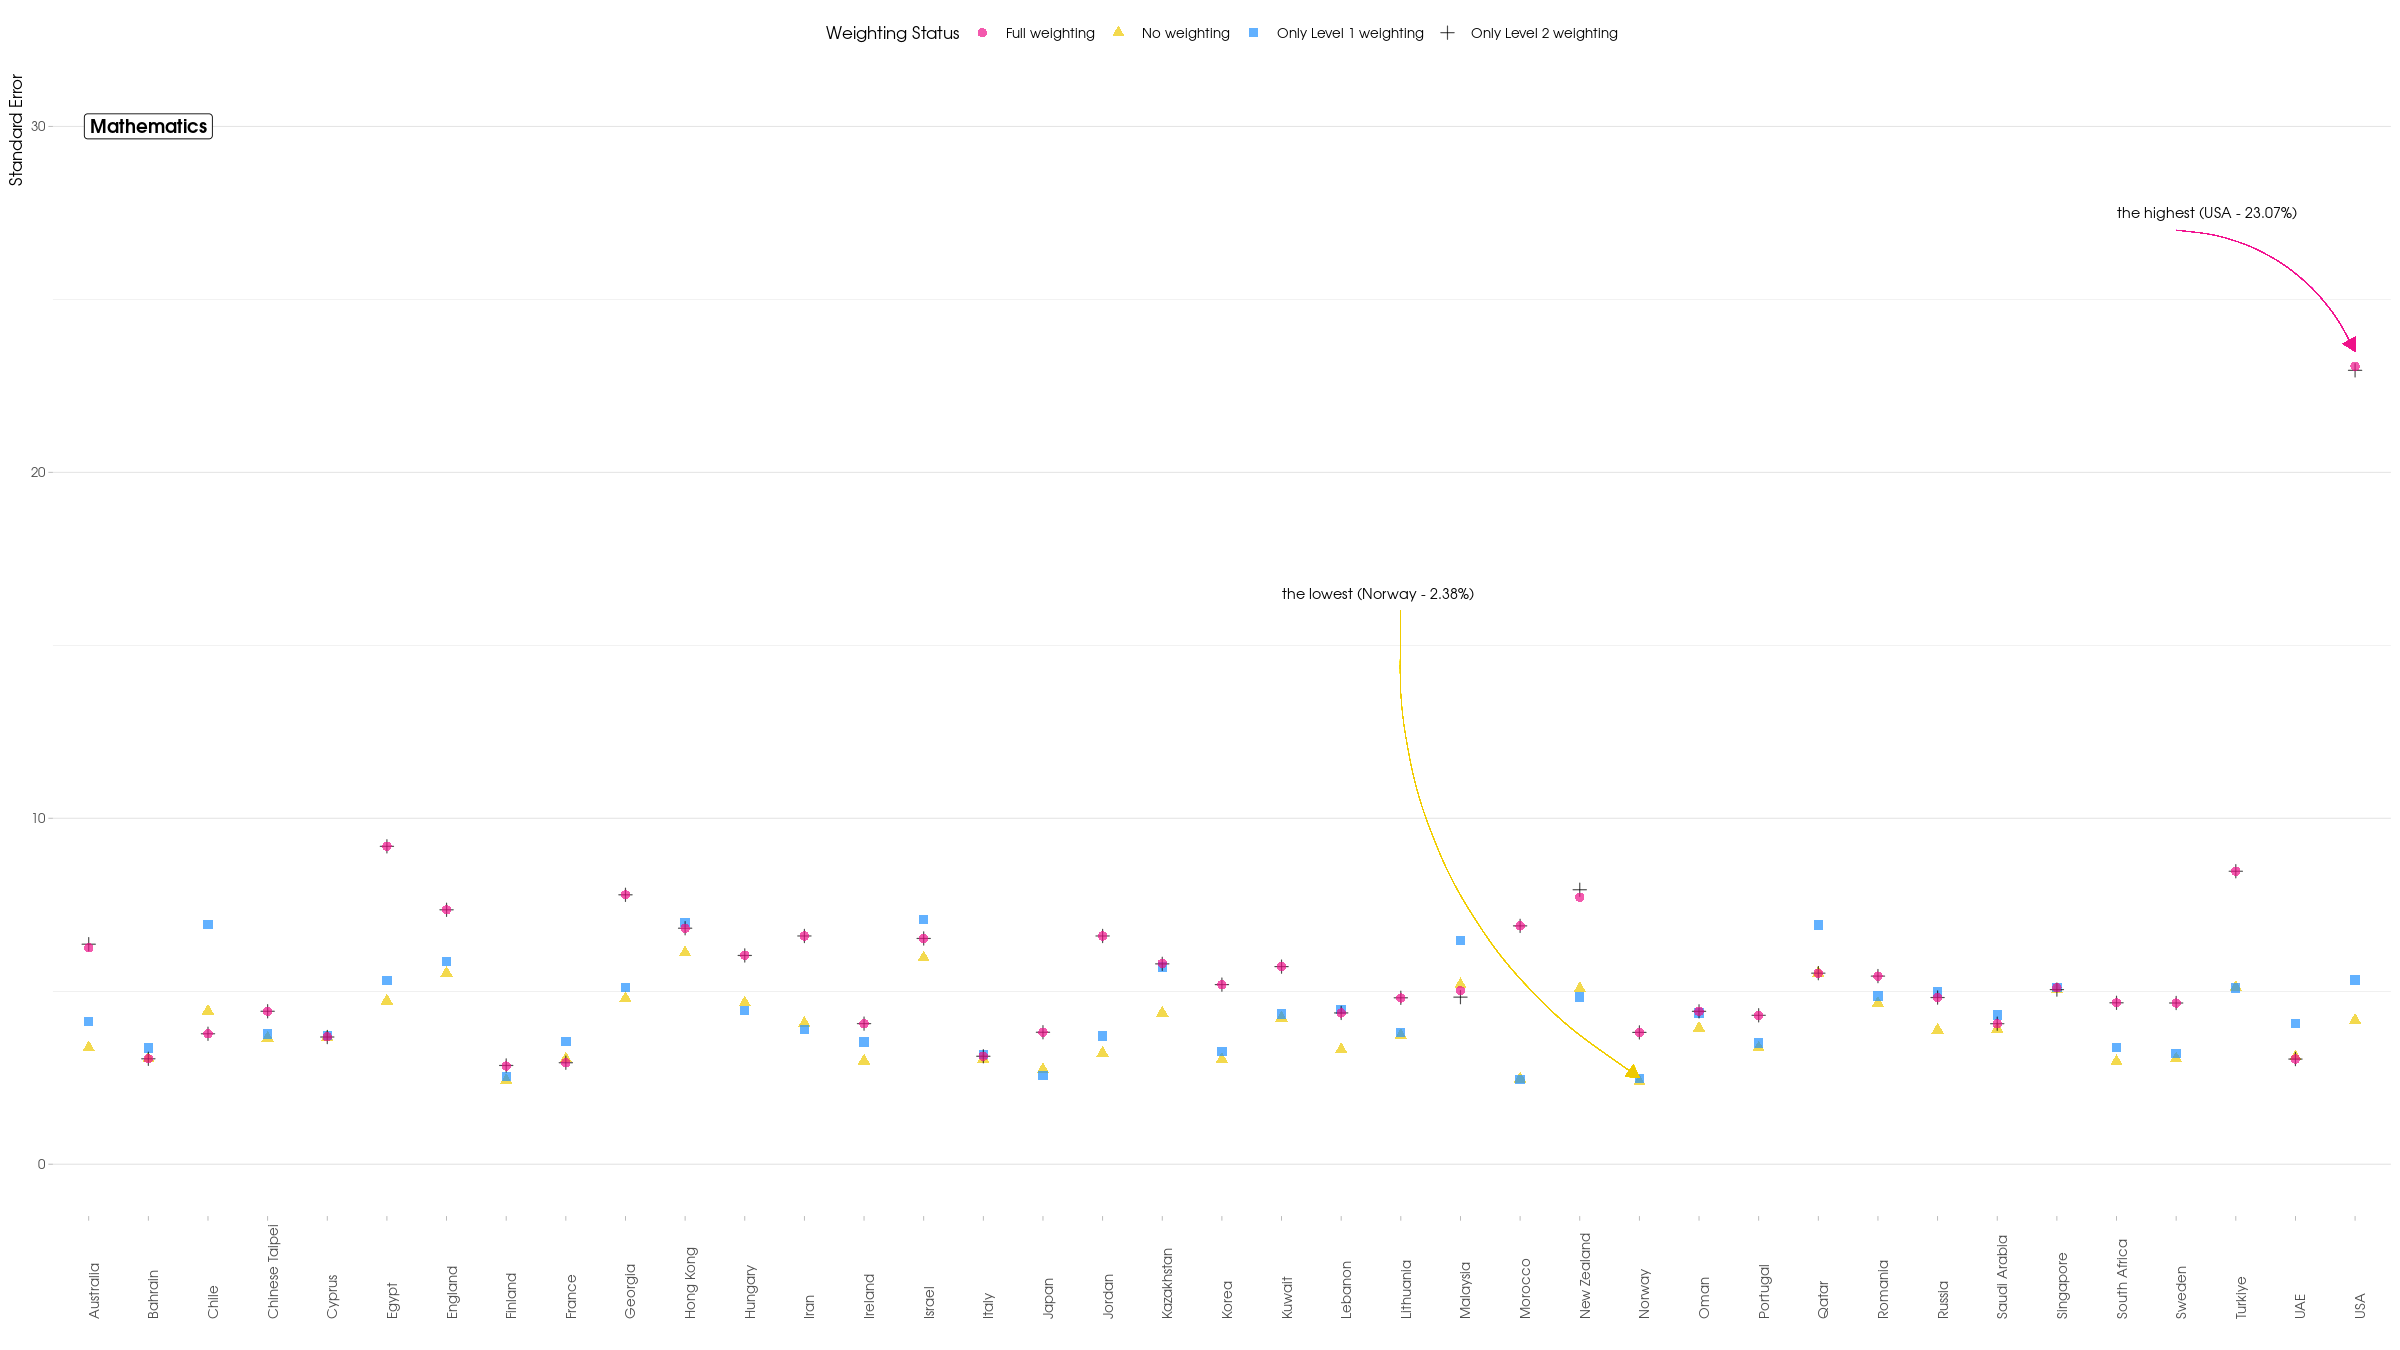

This chart was generated by the following R code:
# importing dataset

# changing variable names (only for fixing legend title problem)
colnames(data_math) <- c("country","se","var_betweenschools", "Weighting Status")

# drawing bplot3
library(ggplot2)
bplot3 <- ggplot(data_math, aes(x = country, y = se, color = `Weighting Status`)) +
  geom_point(aes(shape = `Weighting Status`), size = 2.3, alpha = 0.7) +
  labs(x = "", y = "Standard Error") +
  theme_light() +
  theme(panel.grid.major.x = element_blank(),
        panel.border = element_blank(),
        axis.text.x = element_text(angle = 90, hjust = 0),
        axis.title.y = element_text(hjust = 1),
        text = element_text(family = "AvantGarde", size = 10),
        legend.position = "top") +
  scale_colour_manual(values = c("#ee1289","#eec900", "#1e8fff", "black")) +
  ylim(0, 30) +
  geom_curve(aes(x = 36, y = 27, xend = 39, yend = 23.5),
             arrow = arrow(length = unit(0.3, "cm"), type = "closed"),
             color = "#ee1289",
             size = 0.1,
             curvature = -0.3
             ) +
  annotate(geom = "text", x = 35, y = 27.5, hjust = 0, label = "the highest (USA - 23.07%)", 
           color = "black", size = 3, family = "AvantGarde") +
  geom_curve(aes(x = 23, y = 16, xend = 27, yend = 2.5),
             arrow = arrow(length = unit(0.3, "cm"), type = "closed"),
             color = "#eec900",
             size = 0.1,
             curvature = 0.3
             ) +
  annotate(geom = "text", x = 21, y = 16.5, hjust = 0, label = "the lowest (Norway - 2.38%)", 
           color = "black", size = 3, family = "AvantGarde") +
  annotate("label", x = 2, y = 30, label = "Mathematics", family = "AvantGarde", fontface = "bold") 

bplot3
